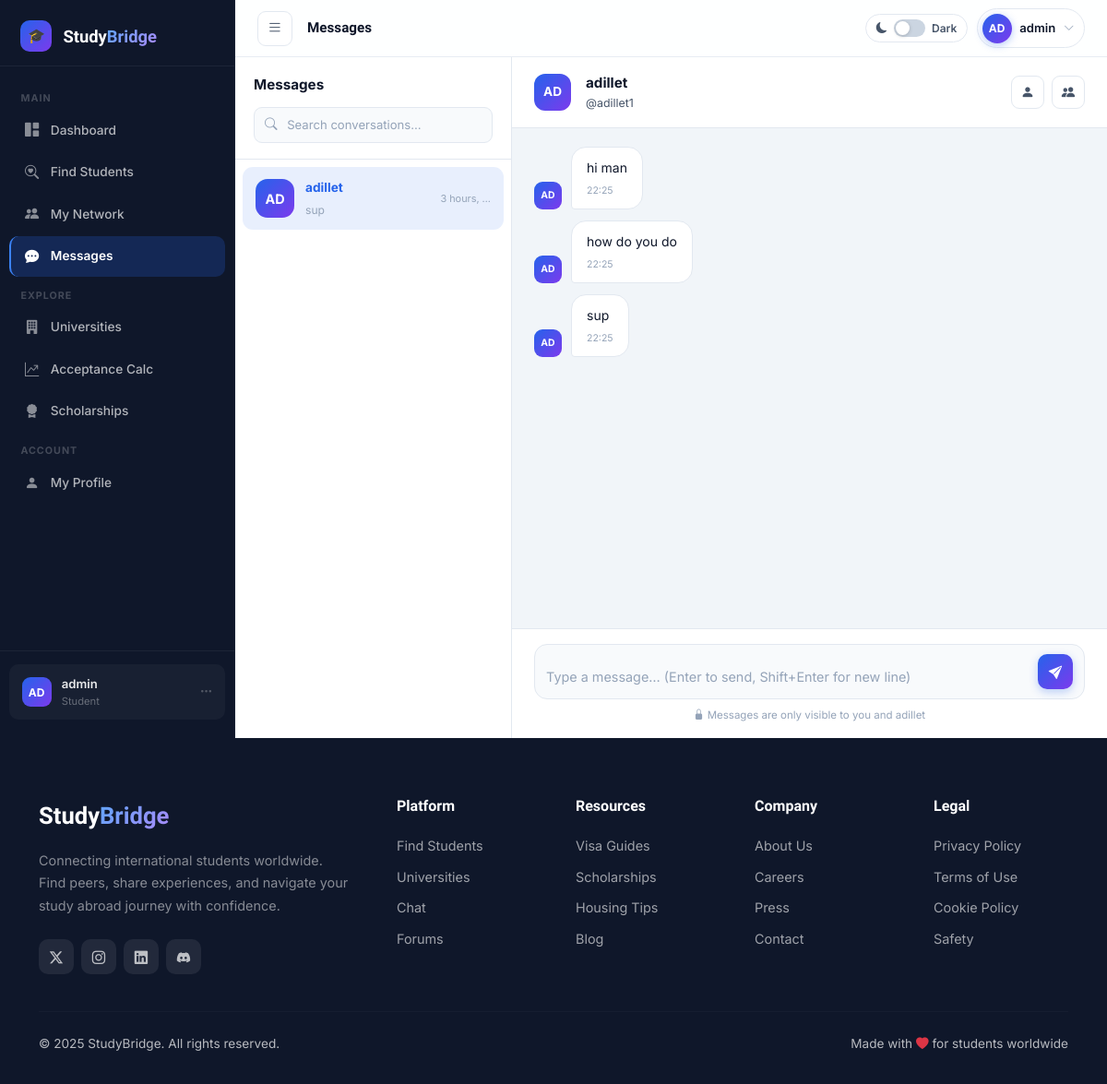
The page /chat/adillet1/ (signed in) on the database as committed earlier.
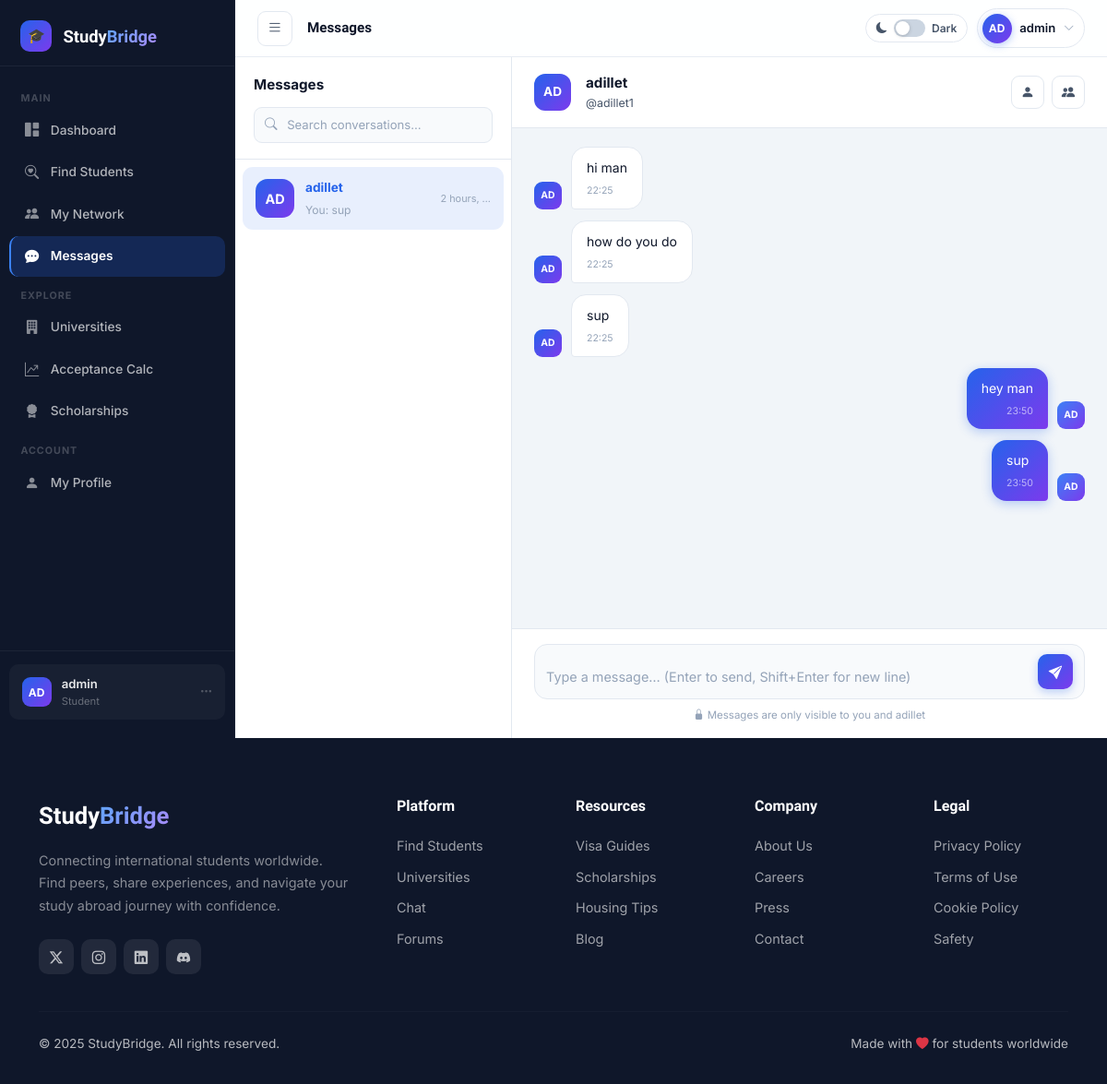
The same page on the database as committed later.
### accounts/models.py (models this page shows, shortened)
class User(AbstractUser):
    STUDY_LEVEL_CHOICES = [
        ('bachelor', "Bachelor's Degree"),
        ('master', "Master's Degree"),
        ('phd', 'PhD'),
        ('exchange', 'Exchange Student'),
        ('language', 'Language Course'),
    ]
    YEAR_CHOICES = [
        ('1', '1st Year'),
        ('2', '2nd Year'),
        ('3', '3rd Year'),
        ('4', '4th Year'),
        ('5', '5th Year+'),
        ('grad', 'Graduate'),
    ]
    email = models.EmailField(unique=True)
    full_name = models.CharField(max_length=150, blank=True)
    country_of_origin = models.CharField(max_length=100, blank=True)
    current_country = models.CharField(max_length=100, blank=True)
    university = models.CharField(max_length=200, blank=True)
    study_level = models.CharField(max_length=20, choices=STUDY_LEVEL_CHOICES, blank=True)
    year_of_study = models.CharField(max_length=10, choices=YEAR_CHOICES, blank=True)
    field_of_study = models.CharField(max_length=150, blank=True)
    bio = models.TextField(max_length=500, blank=True)
    avatar = models.ImageField(upload_to='avatars/', null=True, blank=True)
    is_verified = models.BooleanField(default=False)
    created_at = models.DateTimeField(auto_now_add=True)
    USERNAME_FIELD = 'email'
    REQUIRED_FIELDS = ['username']
    def get_display_name(self):
        return self.full_name or self.username
    def get_initials(self):
        name = self.get_display_name()
        parts = name.split()
        if len(parts) >= 2:
            return (parts[0][0] + parts[1][0]).upper()
        return name[:2].upper()

class Message(models.Model):
    sender = models.ForeignKey(User, on_delete=models.CASCADE, related_name='sent_messages')
    receiver = models.ForeignKey(User, on_delete=models.CASCADE, related_name='received_messages')
    content = models.TextField(max_length=2000)
    timestamp = models.DateTimeField(auto_now_add=True)
    is_read = models.BooleanField(default=False)
    class Meta:
        ordering = ['timestamp']

### accounts/views.py (the view)
# urls.py: path('chat/<str:username>/', av.chat_view, name='chat'),
@login_required
def chat_view(request, username):
    other_user = get_object_or_404(User, username=username)
    connection = ConnectionRequest.objects.filter(
        Q(from_user=request.user, to_user=other_user) |
        Q(from_user=other_user, to_user=request.user),
        status='accepted'
    ).first()
    if not connection:
        messages.error(request, 'You must be connected to chat.')
        return redirect('student_profile', username=username)
    msgs = Message.objects.filter(
        Q(sender=request.user, receiver=other_user) |
        Q(sender=other_user, receiver=request.user)
    ).order_by('timestamp')
    Message.objects.filter(
        sender=other_user, receiver=request.user, is_read=False
    ).update(is_read=True)
    accepted_qs = ConnectionRequest.objects.filter(
        Q(from_user=request.user) | Q(to_user=request.user),
        status='accepted'
    ).select_related('from_user', 'to_user')
    chat_list = []
    for conn in accepted_qs:
        other = conn.to_user if conn.from_user == request.user else conn.from_user
        last_msg = Message.objects.filter(
            Q(sender=request.user, receiver=other) |
            Q(sender=other, receiver=request.user)
        ).order_by('-timestamp').first()
        unread = Message.objects.filter(sender=other, receiver=request.user, is_read=False).count()
        chat_list.append({'user': other, 'last_message': last_msg, 'unread': unread})
    chat_list.sort(key=lambda x: x['last_message'].timestamp if x['last_message'] else x['user'].date_joined, reverse=True)
    last_id = msgs.last().id if msgs.exists() else 0
    return render(request, 'students/chat.html', {
        'other_user': other_user,
        'chat_messages': msgs,
        'chat_list': chat_list,
        'last_id': last_id,
        'active_page': 'messages',
        'page_title': 'Messages',
    })

### accounts/context_processors.py (called while the page is built)
def dashboard_context(request):
    if request.user.is_authenticated:
        pending_count = ConnectionRequest.objects.filter(
            to_user=request.user, status='pending'
        ).count()
        unread_count = Message.objects.filter(
            receiver=request.user, is_read=False
        ).count()
        return {
            'pending_requests_count': pending_count,
            'unread_messages_count': unread_count,
        }
    return {'pending_requests_count': 0, 'unread_messages_count': 0}

### templates/students/chat.html (shortened to what this page needs)
{% extends 'dashboard_base.html' %}
{% block main_content %}
<div class="chat-sidebar">
  <div class="cs-header">
    <div class="cs-title">Messages</div>
    <div class="cs-search"><i class="bi bi-search"></i><input type="text" placeholder="Search conversations…" id="convSearch"></div>
  </div>
  <div class="cs-list" id="convList">
    {% if chat_list %}
      {% for item in chat_list %}
      <a href="{% url 'chat' item.user.username %}" class="conv-item {% if item.user == other_user %}active{% endif %}">
        <div class="conv-av">{{ item.user.get_initials }}</div>
        <div class="conv-info">
          <div class="conv-name">{{ item.user.get_display_name }}</div>
          <div class="conv-preview">
            {% if item.last_message %}
              {% if item.last_message.sender == user %}You: {% endif %}{{ item.last_message.content|truncatechars:32 }}
            {% else %}No messages yet{% endif %}
          </div>
        </div>
        <div class="conv-meta">
          {% if item.last_message %}<span class="conv-time">{{ item.last_message.timestamp|timesince|truncatewords:2 }}</span>{% endif %}
        </div>
      </a>
      {% endfor %}
    {% else %}
      <div style="padding:1.5rem 1rem;text-align:center;color:var(--db-text-3);font-size:.82rem;">No conversations yet</div>
    {% endif %}
  </div>
</div>
<div class="chat-area">
  <div class="chat-header">
    <div class="chat-header-av">{{ other_user.get_initials }}</div>
    <div>
      <div class="chat-header-name">{{ other_user.get_display_name }}</div>
      <div class="chat-header-meta">
        @{{ other_user.username }}{% if other_user.university %} · {{ other_user.university }}{% endif %}
      </div>
    </div>
    <div class="chat-header-actions">
      <a href="{% url 'student_profile' other_user.username %}" class="ch-btn" title="View profile"><i class="bi bi-person-fill"></i></a>
      <a href="{% url 'connections' %}" class="ch-btn" title="Back to network"><i class="bi bi-people-fill"></i></a>
    </div>
  </div>
  <div class="messages-area" id="messagesArea">
    {% if chat_messages %}
      {% for msg in chat_messages %}
      <div class="msg-row {% if msg.sender == user %}mine{% endif %}" data-id="{{ msg.id }}">
        <div class="msg-av {% if msg.sender == user %}mine{% endif %}">{{ msg.sender.get_initials }}</div>
        <div class="msg-bubble {% if msg.sender == user %}mine{% else %}theirs{% endif %}">
          {{ msg.content }}
          <span class="msg-time {% if msg.sender != user %}theirs{% endif %}">{{ msg.timestamp|date:"H:i" }}</span>
        </div>
      </div>
      {% endfor %}
    {% else %}
      <div class="no-messages" id="noMsgPlaceholder">
        <div class="no-msg-icon">💬</div>
        <div class="no-msg-text">Start the conversation!</div>
        <div class="no-msg-sub">Say hello to {{ other_user.get_display_name }} — they're waiting to hear from you.</div>
      </div>
    {% endif %}
  </div>
  <div class="chat-input-area">
    <div class="input-row">
      <textarea id="msgInput" placeholder="Type a message… (Enter to send, Shift+Enter for new line)" rows="1"></textarea>
      <button class="send-btn" id="sendBtn" title="Send message">
        <i class="bi bi-send-fill"></i>
      </button>
    </div>
    <div class="input-hint"><i class="bi bi-lock-fill"></i> Messages are only visible to you and {{ other_user.get_display_name }}</div>
  </div>
</div>
{% endblock %}

Rows that differ between the two databases and show on the page:
shown differently, row unchanged: User "adillet": last_message.timestamp "3 hours, …" → "2 hours, …"; now shows "You:"
added Message: sender.get_initials "AD", content "hey man", timestamp "23:50"
added Message: sender.get_initials "AD", content "sup", timestamp "23:50"
